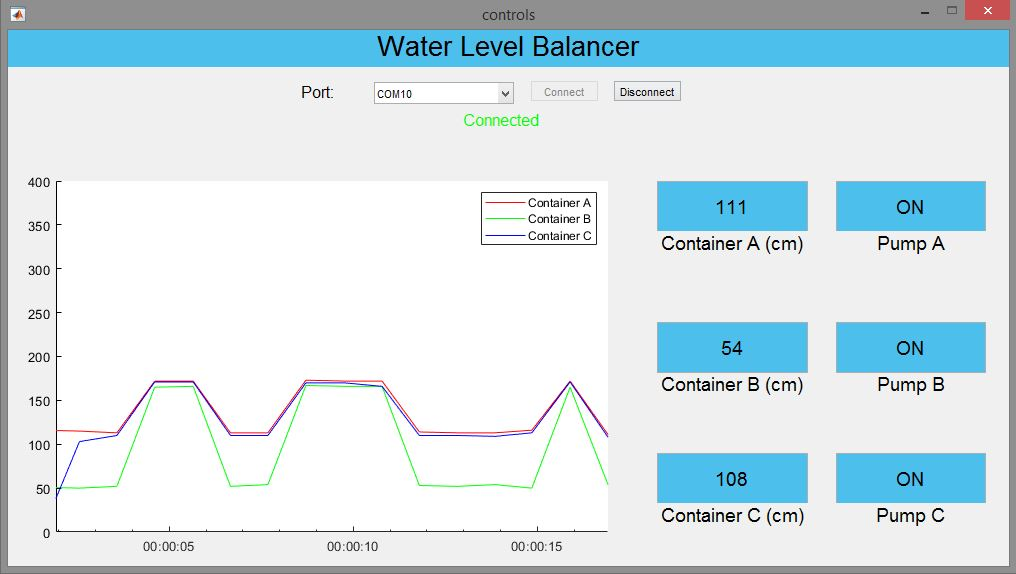
#> input picture CONTROLS_WATERBALANCER/Capture.JPG, 1016 x 574 px, found by its file name
$ python kmeans_sklearn_minibatch.py
#> lines starting #> are read from the running program, lines starting #| are printed output that depends on the picture
from sklearn.cluster import MiniBatchKMeans
import numpy as np
import argparse
import cv2

# load the image and grab its width and height
image = cv2.imread("./Balut/Capture.jpg")
#> image is the input picture: shape (574, 1016, 3); mean B, G, R 231.9, 226.1, 210.7
(h, w) = image.shape[:2]
#> h = 574; w = 1016

# convert the image from the RGB color space to the L*a*b*
# color space -- since we will be clustering using k-means
# which is based on the euclidean distance, we'll use the
# L*a*b* color space where the euclidean distance implies
# perceptual meaning
image = cv2.cvtColor(image, cv2.COLOR_BGR2LAB)
#> image: shape (574, 1016, 3); mean of channels 0, 1, 2 227.1, 125.5, 123.8

# reshape the image into a feature vector so that k-means
# can be applied
image = image.reshape((image.shape[0] * image.shape[1], 3))

# apply k-means using the specified number of clusters and
# then create the quantized image based on the predictions
clt = MiniBatchKMeans(n_clusters=200)
labels = clt.fit_predict(image)
quant = clt.cluster_centers_.astype("uint8")[labels]

# reshape the feature vectors to images
quant = quant.reshape((h, w, 3))
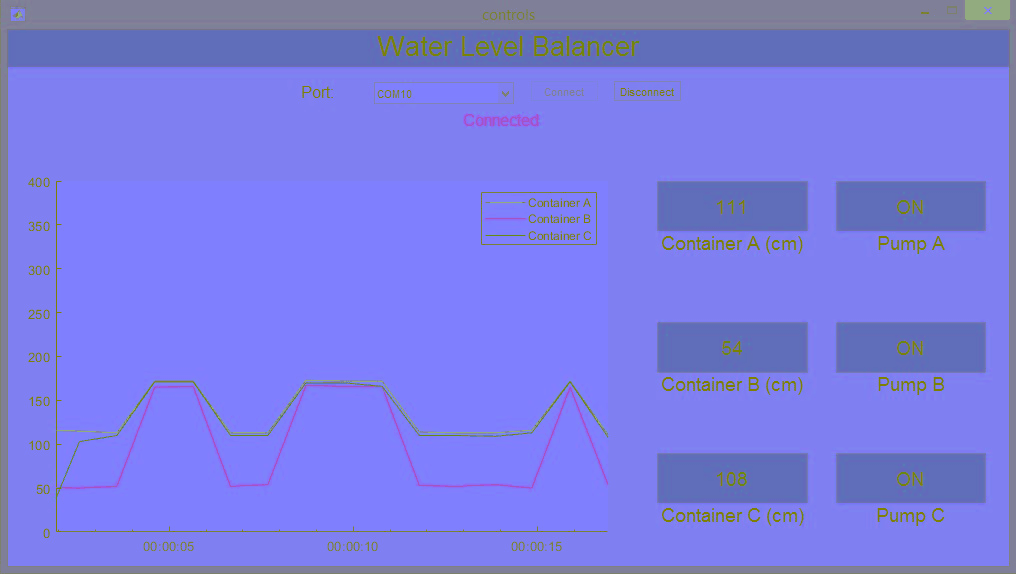
#> quant: shape (574, 1016, 3); mean of channels 0, 1, 2 226.4, 124.7, 123; drawn as B, G, R
image = image.reshape((h, w, 3))

# convert from L*a*b* to RGB
quant = cv2.cvtColor(quant, cv2.COLOR_LAB2BGR)
image = cv2.cvtColor(image, cv2.COLOR_LAB2BGR)

# display the images and wait for a keypress
cv2.imshow("image", np.hstack([image, quant]))
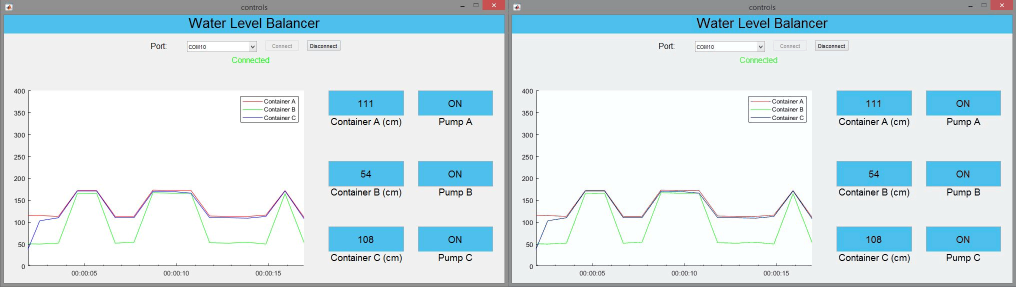
#> window 'image': shape (574, 2032, 3) (shown at 1/2 size); mean B, G, R 232.2, 226.2, 209.2
cv2.waitKey(0)
